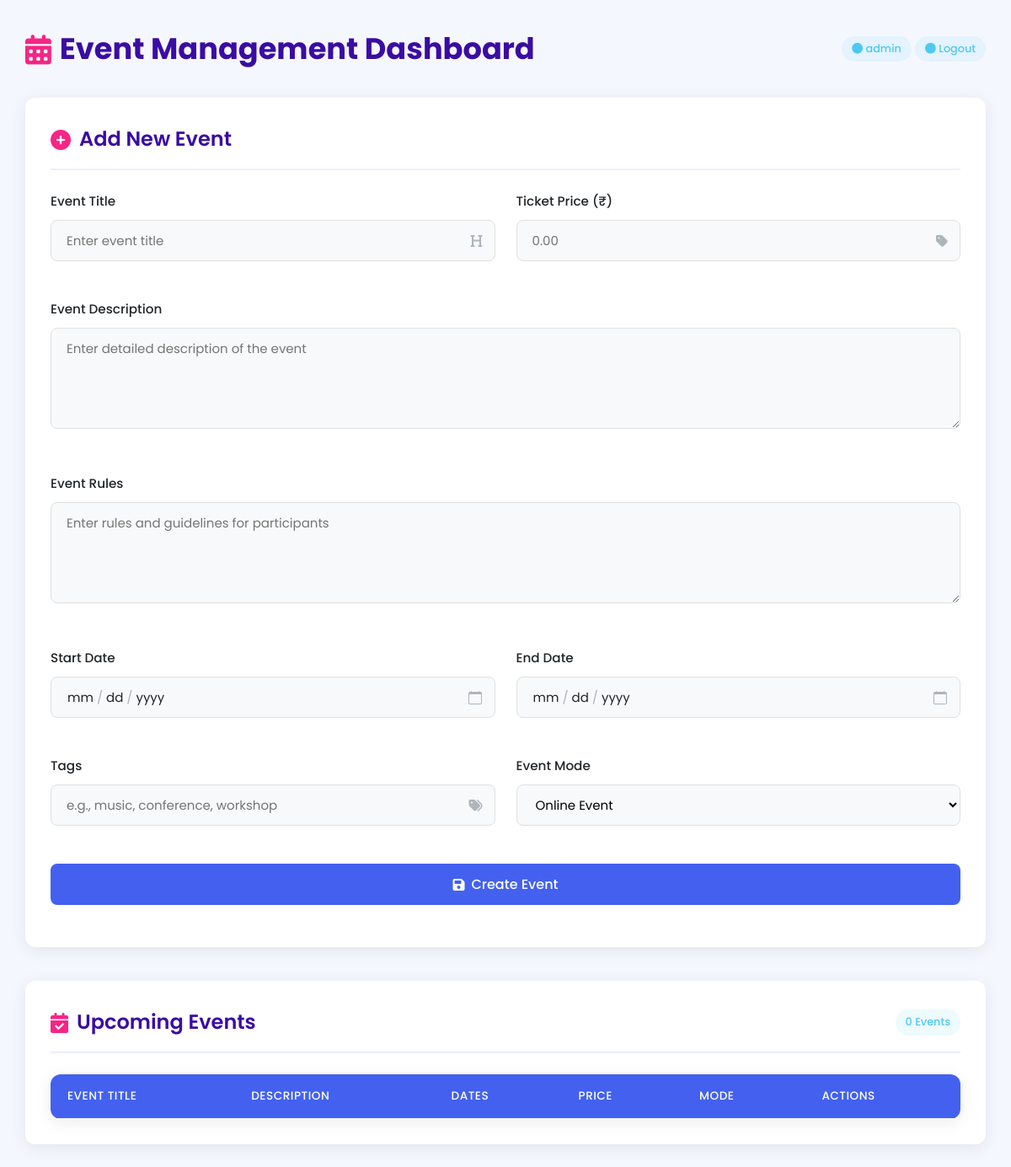
Page /dashboard/ (signed in) on the earlier database version.
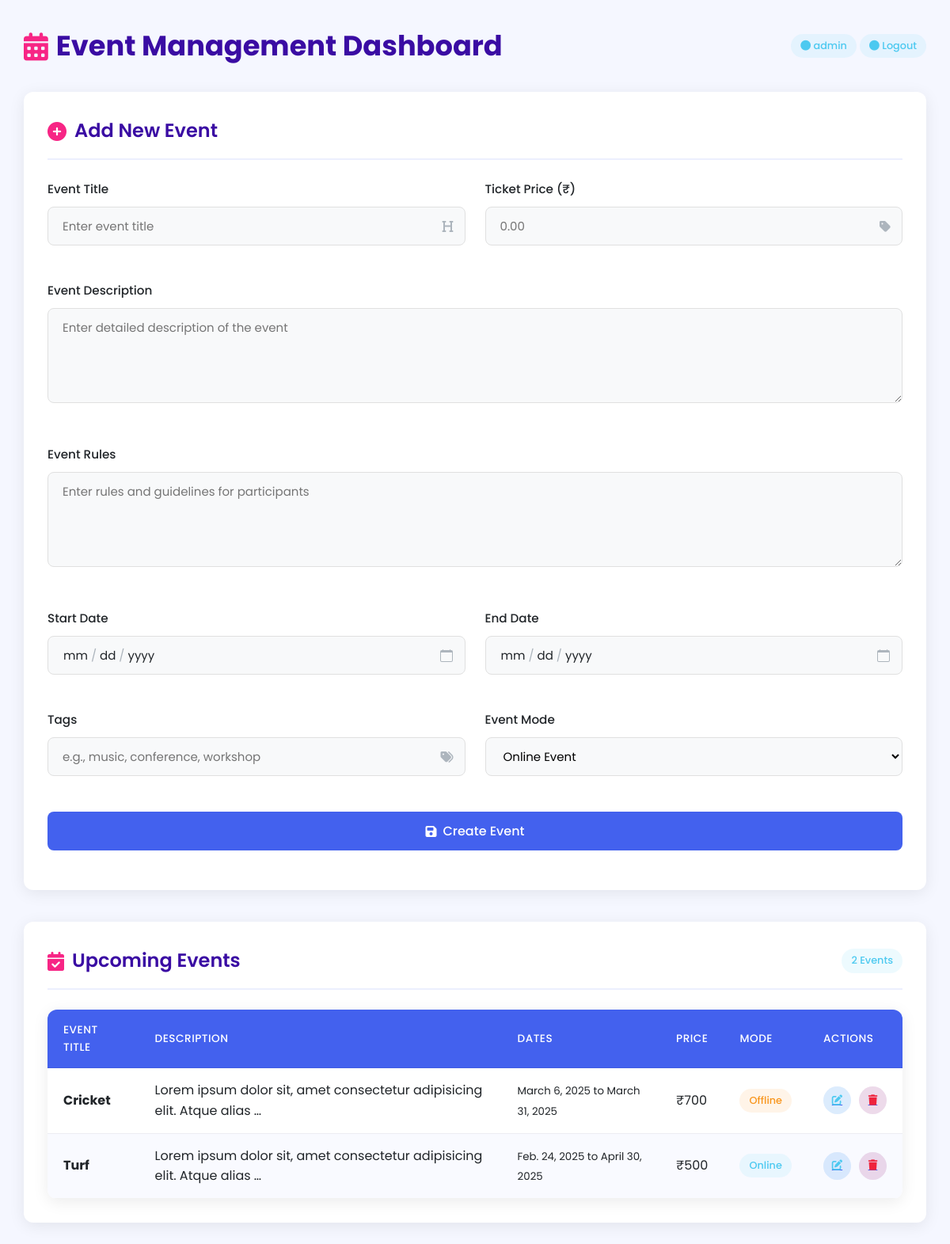
Same page on the later database version.
### dashboard/models.py (models this page shows, shortened)
class Events(models.Model):
    title = models.CharField(max_length=200)
    content = models.TextField(null=True,blank=True)
    rules = models.TextField(null=True,blank=True)
    from_date = models.DateField(null=True,blank=True)
    to_date = models.DateField(null=True,blank=True)
    tags = models.CharField(max_length=200,null=True,blank=True)
    price = models.IntegerField(null=True,blank=True)
    mode = models.CharField(max_length=200,null=True,blank=True)

### dashboard/views.py (the view)
# urls.py: path('',dashboard, name='dashboard'),
@login_required(login_url="admin-login")
def dashboard(request):
    events_obj = Events.objects.all()
    return render(request,"dashboard/dashboard.html",{"events_obj":events_obj})

### templates/dashboard/dashboard.html (shortened to what this page needs)
<!DOCTYPE html>
<html lang="en">
<head>
    <link rel="stylesheet" href="https://cdnjs.cloudflare.com/ajax/libs/font-awesome/6.4.0/css/all.min.css">
</head>
<body>
    <div class="container">
        <div class="header">
            <h1><i class="fas fa-calendar-alt"></i> Event Management Dashboard</h1>
            <div class="user-profile">
                <span class="status-badge status-online"><i class="fas fa-circle"></i> {{ request.user }}</span>
                <a href="{% url 'admin-logout' %}"><span class="status-badge status-online"><i class="fas fa-circle"></i> Logout</span></a>
            </div>
        </div>
        <div class="card">
            <div class="card-header">
                <div class="card-title"><i class="fas fa-plus-circle"></i> Add New Event</div>
            </div>
            <form action="{% url 'add-event' %}" method="post">
                <div class="form-grid">
                    <div class="form-group">
                        <label for="title">Event Title</label>
                        <div class="input-wrapper">
                            <input type="text" name="title" id="title" placeholder="Enter event title">
                            <i class="fas fa-heading input-icon"></i>
                        </div>
                    </div>
                    <div class="form-group">
                        <label for="price">Ticket Price (₹)</label>
                        <div class="input-wrapper">
                            <input type="number" name="price" id="price" placeholder="0.00">
                            <i class="fas fa-tag input-icon"></i>
                        </div>
                    </div>
                    <div class="form-group full-width">
                        <label for="content">Event Description</label>
                        <textarea name="content" id="content" placeholder="Enter detailed description of the event"></textarea>
                    </div>
                    <div class="form-group full-width">
                        <label for="rules">Event Rules</label>
                        <textarea name="rules" id="rules" placeholder="Enter rules and guidelines for participants"></textarea>
                    </div>
                    <div class="form-group">
                        <label for="from_date">Start Date</label>
                        <div class="input-wrapper">
                            <input type="date" name="from_date" id="from_date">
                        </div>
                    </div>
                    <div class="form-group">
                        <label for="to_date">End Date</label>
                        <div class="input-wrapper">
                            <input type="date" name="to_date" id="to_date">
                        </div>
                    </div>
                    <div class="form-group">
                        <label for="tags">Tags</label>
                        <div class="input-wrapper">
                            <input type="text" name="tags" id="tags" placeholder="e.g., music, conference, workshop">
                            <i class="fas fa-tags input-icon"></i>
                        </div>
                    </div>
                    <div class="form-group">
                        <label for="mode">Event Mode</label>
                        <select name="mode" id="mode">
                            <option value="Online">Online Event</option>
                        </select>
                    </div>
                    <div class="form-group full-width">
                        <button type="submit" class="btn btn-primary btn-block">
                            <i class="fas fa-save"></i> Create Event
                        </button>
                    </div>
                </div>
            </form>
        </div>
        <div class="card">
            <div class="card-header">
                <div class="card-title"><i class="fas fa-calendar-check"></i> Upcoming Events</div>
                <div class="card-actions">
                    <span class="status-badge status-online">{{ events_obj|length }} Events</span>
                </div>
            </div>
            <div class="table-responsive">
                <table>
                    <thead>
                        <tr>
                            <th>Event Title</th>
                            <th>Description</th>
                            <th>Dates</th>
                            <th>Price</th>
                            <th>Mode</th>
                            <th>Actions</th>
                        </tr>
                    </thead>
                    <tbody>
                        {% for event in events_obj %}
                        <tr>
                            <td><strong>{{ event.title }}</strong></td>
                            <td>{{ event.content|truncatewords:10 }}</td>
                            <td>
                                <small>{{ event.from_date }} to {{ event.to_date }}</small>
                            </td>
                            <td>₹{{ event.price }}</td>
                            <td>
                                <span class="status-badge {% if event.mode == 'Online' %}status-online{% else %}status-offline{% endif %}">
                                    {{ event.mode }}
                                </span>
                            </td>
                            <td>
                                <div class="action-btns">
                                    <a href="{% url 'event-detail-dashboard' event.id %}" class="btn-action view" title="View">
                                    <button class="btn-action edit" title="Edit">
                                        <i class="fas fa-edit"></i>
                                    </button>
                                    </a>
                                    <a href="{% url 'event-detail' event.id %}" class="btn-action view" title="View">
                                    <button class="btn-action delete" title="Delete">
                                        <i class="fas fa-trash"></i>
                                    </button>
                                </a>
                                </div>
                            </td>
                        </tr>
                        {% endfor %}
                    </tbody>
                </table>
            </div>
        </div>
    </div>
</body>
</html>

### templates/dashboard/dashboard.html (style rules this page uses)
:root { --primary-color: #4361ee; --secondary-color: #3a0ca3; --accent-color: #f72585; --light-color: #f8f9fa; --dark-color: #212529; --success-color: #4cc9f0; --warning-color: #f8961e; --danger-color: #ef233c; --gray-color: #adb5bd; --card-shadow: 0 4px 20px rgba(0, 0, 0, 0.08); --transition: all 0.3s ease; }
* { margin: 0; padding: 0; box-sizing: border-box; font-family: 'Poppins', sans-serif; }
body { background-color: #f5f7ff; padding: 30px; color: var(--dark-color); line-height: 1.6; }
.container { max-width: 1400px; margin: 0 auto; }
.header { display: flex; justify-content: space-between; align-items: center; margin-bottom: 30px; }
.header h1 { color: var(--secondary-color); font-size: 2.2rem; font-weight: 700; display: flex; align-items: center; gap: 10px; }
.header h1 i { color: var(--accent-color); }
.card { background-color: white; border-radius: 12px; box-shadow: var(--card-shadow); padding: 30px; margin-bottom: 40px; transition: var(--transition); }
.card-header { display: flex; justify-content: space-between; align-items: center; margin-bottom: 25px; padding-bottom: 15px; border-bottom: 2px solid rgba(67, 97, 238, 0.1); }
.card-title { font-size: 1.5rem; font-weight: 600; color: var(--secondary-color); display: flex; align-items: center; gap: 10px; }
.card-title i { color: var(--accent-color); }
.form-grid { display: grid; grid-template-columns: repeat(2, 1fr); gap: 25px; }
.form-group { margin-bottom: 20px; }
.form-group.full-width { grid-column: span 2; }
label { display: block; margin-bottom: 10px; font-weight: 500; color: var(--dark-color); font-size: 0.95rem; }
.input-wrapper { position: relative; }
input[type="text"], input[type="number"], select, textarea { width: 100%; padding: 12px 18px; border: 1px solid #e0e0e0; border-radius: 8px; font-size: 15px; transition: var(--transition); background-color: var(--light-color); }
input[type="date"] { width: 100%; padding: 12px 18px; border: 1px solid #e0e0e0; border-radius: 8px; font-size: 15px; transition: var(--transition); background-color: var(--light-color); appearance: none; -webkit-appearance: none; -moz-appearance: none; background-repeat: no-repeat; background-position: right 15px center; padding-right: 40px; }
textarea { min-height: 120px; resize: vertical; }
.input-icon { position: absolute; right: 15px; top: 50%; transform: translateY(-50%); color: var(--gray-color); }
.btn { display: inline-flex; align-items: center; justify-content: center; gap: 8px; padding: 12px 24px; border-radius: 8px; font-size: 16px; font-weight: 500; cursor: pointer; transition: var(--transition); border: none; }
.btn-primary { background-color: var(--primary-color); color: white; }
.btn-block { display: flex; width: 100%; }
.table-responsive { overflow-x: auto; border-radius: 12px; box-shadow: var(--card-shadow); }
table { width: 100%; border-collapse: collapse; background-color: white; }
th, td { padding: 15px 20px; text-align: left; border-bottom: 1px solid rgba(0, 0, 0, 0.05); }
th { background-color: var(--primary-color); color: white; font-weight: 500; text-transform: uppercase; font-size: 0.85rem; letter-spacing: 0.5px; }
tr:nth-child(even) { background-color: rgba(67, 97, 238, 0.03); }
.status-badge { display: inline-block; padding: 5px 12px; border-radius: 20px; font-size: 0.8rem; font-weight: 500; }
.status-online { background-color: rgba(76, 201, 240, 0.1); color: var(--success-color); }
.status-offline { background-color: rgba(248, 150, 30, 0.1); color: var(--warning-color); }
.action-btns { display: flex; gap: 10px; }
.btn-action { width: 35px; height: 35px; border-radius: 50%; display: flex; align-items: center; justify-content: center; background-color: rgba(67, 97, 238, 0.1); color: var(--primary-color); transition: var(--transition); border: none; cursor: pointer; }
.btn-action.edit { background-color: rgba(76, 201, 240, 0.1); color: var(--success-color); }
.btn-action.delete { background-color: rgba(239, 35, 60, 0.1); color: var(--danger-color); }

Differences in the rows shown:
added Events: title "Cricket", content "Lorem ipsum dolor sit, amet consectetur adipisicing elit. Atque alias …", from_date "March 6, 2025", to_date "March 31, 2025", price "700", mode "Offline"
added Events: title "Turf", content "Lorem ipsum dolor sit, amet consectetur adipisicing elit. Atque alias …", from_date "Feb. 24, 2025", to_date "April 30, 2025", price "500", mode "Online"
Other differences:
{{ events_obj|length }}: "0" → "2"
